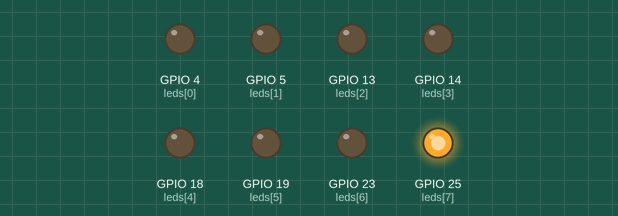
This sketch was run on a simulated ESP32. Parts: output pins drawn as LEDs (lit = HIGH).

Above: at 1.2 s.
At 2.6 s:
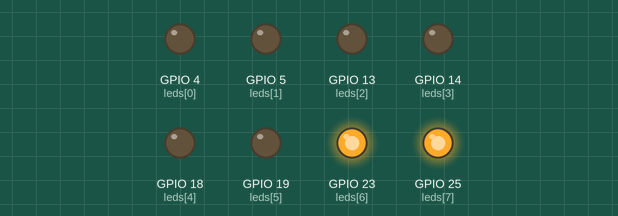
At 3.8 s:
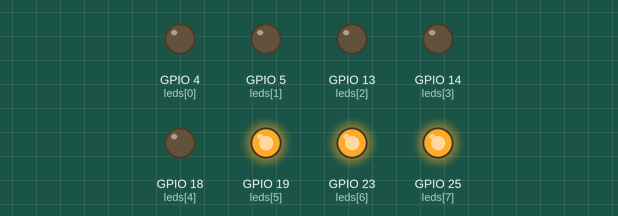
At 4.8 s:
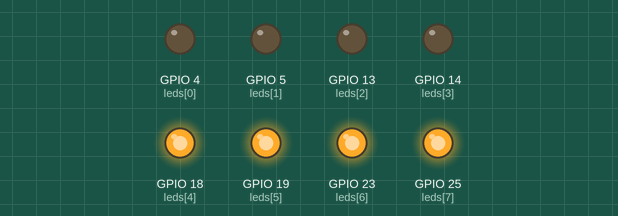
At 7.9 s:
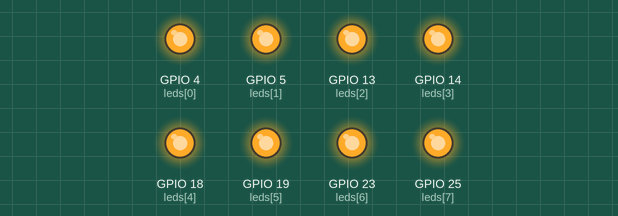
At 10.0 s:
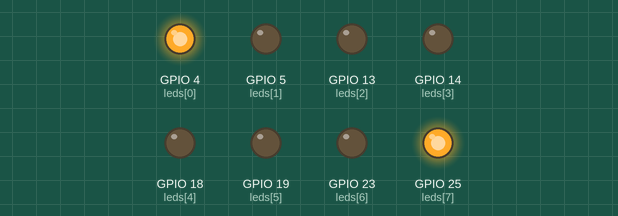
Timing chart, 0 to 13.8 s (numbered marks = the images above):
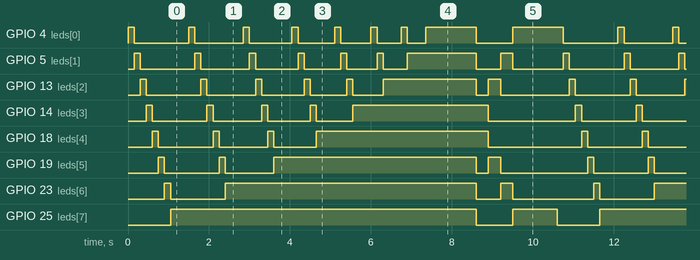

The sketch:

discosLeds.ino
```cpp
const int leds[] = {4, 5, 13, 14, 18, 19, 23, 25};
const int numLeds = 8;

int tiempoPaso = 150;        // velocidad del barrido
int tiempoEntreRondas = 300; // pausa al bloquear cada LED
int pausaEntrePatrones = 800;

void apagarTodos() {
  for (int i = 0; i < numLeds; i++) digitalWrite(leds[i], LOW);
}

void patronAcumulativo() {
  bool bloqueado[numLeds] = {false};

  for (int ronda = 0; ronda < numLeds; ronda++) {
    int finRonda = numLeds - 1 - ronda;

    for (int i = 0; i <= finRonda; i++) {
      if (!bloqueado[i]) digitalWrite(leds[i], HIGH);
      delay(tiempoPaso);
      if (!bloqueado[i]) digitalWrite(leds[i], LOW);
    }

    bloqueado[finRonda] = true;
    digitalWrite(leds[finRonda], HIGH); // se queda encendido
    delay(tiempoEntreRondas);
  }

  delay(pausaEntrePatrones);
  apagarTodos();
}

void patronOndaCentro() {
  int mitad = numLeds / 2;
  apagarTodos();

  for (int offset = 0; offset < mitad; offset++) {
    apagarTodos();
    int izq = mitad - 1 - offset;
    int der = mitad + offset;
    digitalWrite(leds[izq], HIGH);
    digitalWrite(leds[der], HIGH);
    delay(tiempoPaso * 2);
  }

  delay(pausaEntrePatrones);
  apagarTodos();
}

void setup() {
  for (int i = 0; i < numLeds; i++) pinMode(leds[i], OUTPUT);
  apagarTodos();
}

void loop() {
  patronAcumulativo();
  patronOndaCentro();
}
```

Measured:
- by itself, GPIO 18 (leds[4]): repeats every 10.6 s: LOW 1.4 s, HIGH 0.15 s, LOW 1.2 s, HIGH 0.15 s, LOW 1.1 s, HIGH 4.3 s, LOW 2.3 s, HIGH 0.15 s
- by itself, GPIO 19 (leds[5]): repeats every 10.6 s: LOW 1.4 s, HIGH 0.15 s, LOW 1.2 s, HIGH 5.0 s, LOW 0.30 s, HIGH 0.30 s, LOW 2.2 s, HIGH 0.15 s
- by itself, GPIO 23 (leds[6]): repeats every 10.6 s: LOW 1.4 s, HIGH 6.2 s, LOW 0.60 s, HIGH 0.30 s, LOW 2.0 s, HIGH 0.15 s
- by itself, GPIO 25 (leds[7]): repeats every 10.6 s: LOW 0.90 s, HIGH 1.1 s, LOW 1.1 s, HIGH 7.6 s
- by itself, GPIO 14 (leds[3]): repeats every 10.6 s: LOW 1.4 s, HIGH 0.15 s, LOW 1.2 s, HIGH 0.15 s, LOW 1.1 s, HIGH 0.15 s, LOW 0.90 s, HIGH 3.4 s, LOW 2.2 s, HIGH 0.15 s
- by itself, GPIO 13 (leds[2]): repeats every 10.6 s: LOW 1.4 s, HIGH 0.15 s, LOW 1.2 s, HIGH 0.15 s, LOW 1.1 s, HIGH 0.15 s, LOW 0.90 s, HIGH 0.15 s, LOW 0.75 s, HIGH 2.3 s, LOW 0.30 s, HIGH 0.30 s, LOW 1.7 s, HIGH 0.15 s
